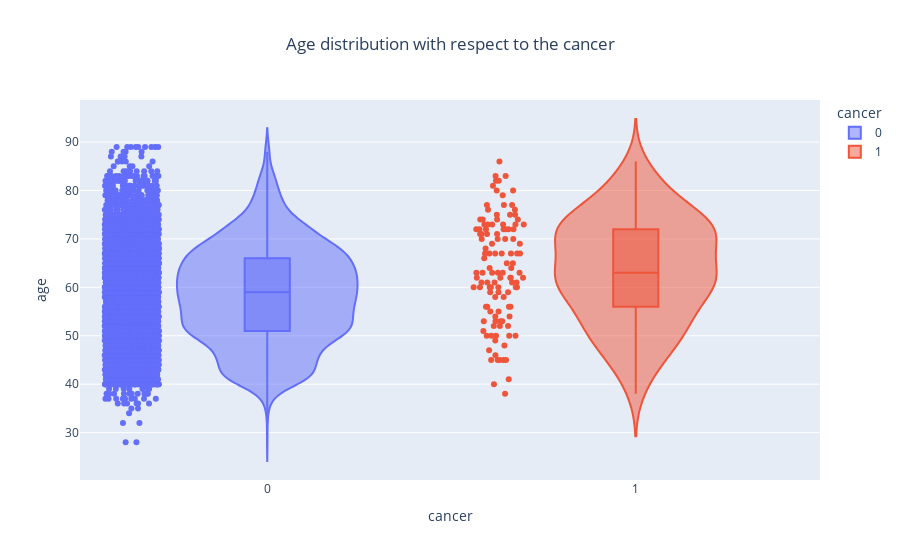

The cell this chart's notebook holds for it:
### Code cell
fig = px.violin(train_df.sample(frac=0.1), y="age", x="cancer", color="cancer", box=True, 
                points="all",
                title='Age distribution with respect to the cancer')
fig.update_layout(title_x=0.5)
fig.show()

### Figure 1 — Plotly figure (JSON) as saved in the notebook; plotly's stock layout.template omitted (floating-point values rounded to 4 significant figures; data arrays with more than 128 entries replaced by an {"elided": "..."} marker saying what was removed)
{"data": [{"alignmentgroup": "True", "box": {"visible": true}, "hovertemplate": "cancer=%{x}<br>age=%{y}<extra></extra>", "legendgroup": "0", "marker": {"color": "#636efa"}, "name": "0", "offsetgroup": "0", "orientation": "v", "points": "all", "scalegroup": "True", "showlegend": true, "type": "violin", "x": {"elided": "5353 int values"}, "x0": " ", "xaxis": "x", "y": {"elided": "5353 float values"}, "y0": " ", "yaxis": "y"}, {"alignmentgroup": "True", "box": {"visible": true}, "hovertemplate": "cancer=%{x}<br>age=%{y}<extra></extra>", "legendgroup": "1", "marker": {"color": "#EF553B"}, "name": "1", "offsetgroup": "1", "orientation": "v", "points": "all", "scalegroup": "True", "showlegend": true, "type": "violin", "x": [1, 1, 1, 1, 1, 1, 1, 1, 1, 1, 1, 1, 1, 1, 1, 1, 1, 1, 1, 1, 1, 1, 1, 1, 1, 1, 1, 1, 1, 1, 1, 1, 1, 1, 1, 1, 1, 1, 1, 1, 1, 1, 1, 1, 1, 1, 1, 1, 1, 1, 1, 1, 1, 1, 1, 1, 1, 1, 1, 1, 1, 1, 1, 1, 1, 1, 1, 1, 1, 1, 1, 1, 1, 1, 1, 1, 1, 1, 1, 1, 1, 1, 1, 1, 1, 1, 1, 1, 1, 1, 1, 1, 1, 1, 1, 1, 1, 1, 1, 1, 1, 1, 1, 1, 1, 1, 1, 1, 1, 1, 1, 1, 1, 1, 1, 1, 1, 1], "x0": " ", "xaxis": "x", "y": [72.0, 74.0, 74.0, 53.0, 60.0, 45.0, 50.0, 83.0, 63.0, 60.0, 75.0, 68.0, 70.0, 62.0, 67.0, 73.0, 83.0, 72.0, 52.0, 59.0, 56.0, 67.0, 60.0, 77.0, 73.0, 62.0, 64.0, 49.0, 53.0, 62.0, 66.0, 82.0, 38.0, 86.0, 59.0, 60.0, 71.0, 60.0, 76.0, 63.0, 74.0, 67.0, 61.0, 61.0, 50.0, 45.0, 79.0, 58.0, 63.0, 50.0, 50.0, 77.0, 63.0, 72.0, 53.0, 65.0, 61.0, 73.0, 63.0, 70.0, 71.0, 47.0, 60.0, 73.0, 60.0, 67.0, 58.0, 72.0, 45.0, 73.0, 69.0, 80.0, 71.0, 55.0, 75.0, 46.0, 73.0, 62.0, 80.0, 52.0, 48.0, 53.0, 51.0, 81.0, 63.0, 41.0, 67.0, 75.0, 54.0, 55.0, 76.0, 54.0, 71.0, 72.0, 45.0, 52.0, 74.0, 77.0, 59.0, 50.0, 69.0, 40.0, 61.0, 61.0, 82.0, 62.0, 56.0, 70.0, 56.0, 72.0, 56.0, 67.0, 64.0, 67.0, 65.0, 72.0, 45.0, 70.0], "y0": " ", "yaxis": "y"}], "layout": {"legend": {"title": {"text": "cancer"}, "tracegroupgap": 0}, "title": {"text": "Age distribution with respect to the cancer", "x": 0.5}, "violinmode": "overlay", "xaxis": {"anchor": "y", "categoryarray": [0, 1], "categoryorder": "array", "domain": [0.0, 1.0], "title": {"text": "cancer"}}, "yaxis": {"anchor": "x", "domain": [0.0, 1.0], "title": {"text": "age"}}}}
